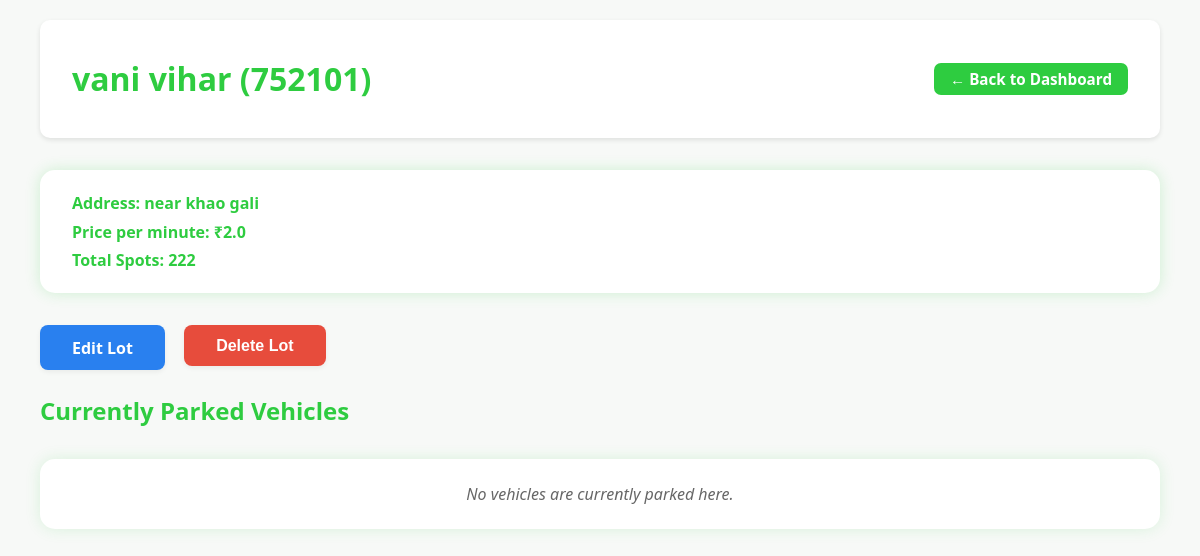
Before: /admin/lot/1 (signed in) with the older database file.
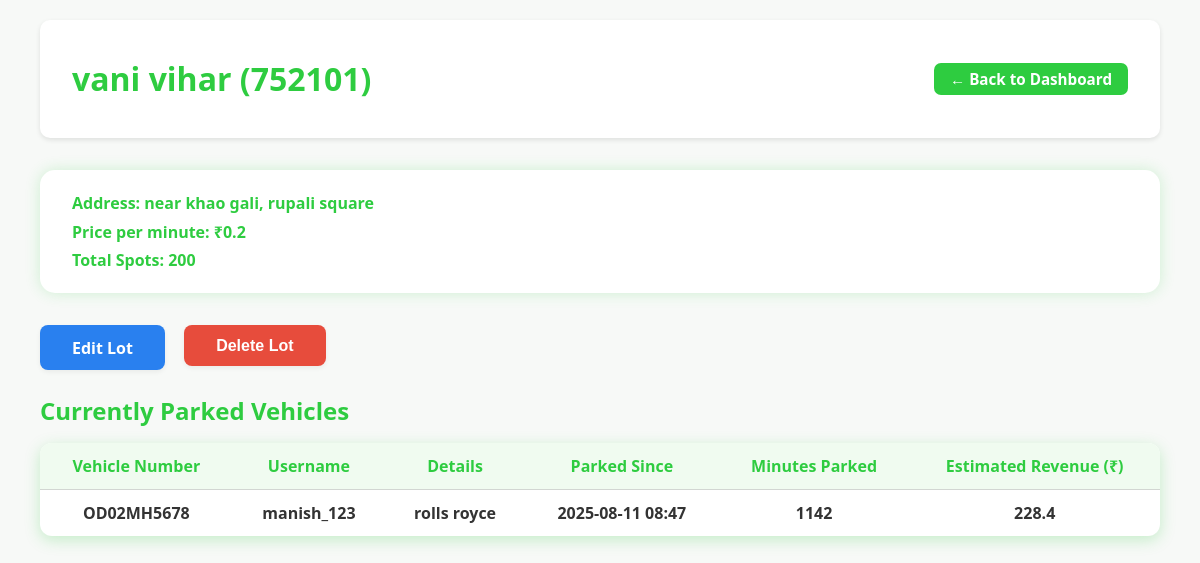
After: the same page with the newer database file.
### models.py (models this page shows, shortened)
class Lot(db.Model):
    __tablename__ = 'lots'
    lot_id = db.Column(db.Integer, primary_key=True)
    location_name = db.Column(db.String(100), nullable=False)
    price = db.Column(db.Float, nullable=False) # price per unit time
    address = db.Column(db.String(200), nullable=True)
    pin_code = db.Column(db.String(20), nullable=True)
    max_spots = db.Column(db.Integer, nullable=False)
    spots = db.relationship('Spot', backref='lot', cascade='all, delete-orphan')

class Vehicle(db.Model):
    __tablename__ = 'vehicles'
    v_id = db.Column(db.Integer, primary_key=True)
    v_number = db.Column(db.String(20), unique=True, nullable=False)
    details = db.Column(db.String(100))
    user_id = db.Column(db.Integer, db.ForeignKey('users.id'), nullable=False)

class User(db.Model):
    __tablename__ = 'users'
    id = db.Column(db.Integer, primary_key=True)
    full_name = db.Column(db.String(100), nullable=True)
    username = db.Column(db.String(80), unique=True, nullable=False)
    password = db.Column(db.String(200), nullable=False)
    role = db.Column(db.String(20), nullable=False)
    vehicles = db.relationship('Vehicle', backref='user', cascade='all, delete-orphan')
    reservations = db.relationship('Reservation', backref='user', cascade='all, delete-orphan')

class Reservation(db.Model):
    __tablename__ = 'reservations'
    r_id = db.Column(db.Integer, primary_key=True)
    spot_id = db.Column(db.Integer, db.ForeignKey('spots.spot_id'), nullable=False)
    lot_id = db.Column(db.Integer, db.ForeignKey('lots.lot_id'), nullable=False)
    user_id = db.Column(db.Integer, db.ForeignKey('users.id'), nullable=False)
    vehicle_id = db.Column(db.Integer, db.ForeignKey('vehicles.v_id'), nullable=False)
    parking_timestamp = db.Column(db.DateTime, default=datetime.utcnow)
    leaving_timestamp = db.Column(db.DateTime, nullable=True, default=None)
    amount = db.Column(db.Float, nullable=True)
    payment_status = db.Column(db.String(20), nullable=False, default='Parked')
    lot = db.relationship('Lot', backref='reservations')
    spot = db.relationship('Spot', backref='reservations')
    vehicle = db.relationship('Vehicle')

### admin.py (the view)
@admin_bp.route('/lot/<int:lot_id>')
def lot_list(lot_id):
    if session.get('role') != 'admin':
        flash('Access denied. Admins only.')
        return redirect(url_for('auth.login'))
    lot = Lot.query.get(lot_id)
    if not lot:
        abort(404)
    spots = Spot.query.filter_by(lot_id=lot_id).all()
    lot_vehicles = []
    for spot in spots:
        if spot.status == 'O':
            reservation = Reservation.query.filter_by(spot_id=spot.spot_id).first()
            username = reservation.user.username
            vehicle = reservation.vehicle.v_number
            details = reservation.vehicle.details
            parked_at = reservation.parking_timestamp
            time_parked = datetime.utcnow() - parked_at
            minutes_parked = max(int(time_parked.total_seconds() / 60), 0)
            revenue = round(minutes_parked * lot.price, 2)
            lot_vehicles.append({
                'vehicle_number': vehicle,
                'username': username,
                'details': details,
                'parked_at': parked_at,
                'minutes_parked': minutes_parked,
                'revenue': revenue
            })
    return render_template('lot_list.html', lot=lot, lot_vehicles=lot_vehicles)

### templates/lot_list.html (shortened to what this page needs)
<!DOCTYPE html>
<html lang="en">
<head>
    <link rel="stylesheet" href="{{ url_for('static', filename='css/lot_list.css') }}">
</head>
<body>
    <header class="header">
        <h1>{{ lot.location_name }} ({{ lot.pin_code or 'N/A' }})</h1>
        <a href="{{ url_for('admin_dashboard') }}" class="back-button">← Back to Dashboard</a>
    </header>
    <main>
        <section class="lot-summary">
            <p><strong>Address:</strong> {{ lot.address or 'N/A' }}</p>
            <p><strong>Price per minute:</strong> ₹{{ lot.price }}</p>
            <p><strong>Total Spots:</strong> {{ lot.max_spots }}</p>
        </section>
        <div class="lot-actions">
            <a href="{{ url_for('admin.edit_parking_lot', lot_id=lot.lot_id) }}" class="lot-button edit-button">Edit Lot</a>
            <form method="POST" action="{{ url_for('admin.delete_parking_lot', lot_id=lot.lot_id) }}" style="display:inline;">
                <button type="submit" class="lot-button delete-button" onclick="return confirm('Are you sure you want to delete this lot? All related spots must be empty.');">Delete Lot</button>
            </form>
        </div>
        <h2>Currently Parked Vehicles</h2>
        {% if lot_vehicles %}
        <table class="vehicles-table">
            <thead>
                <tr>
                    <th>Vehicle Number</th>
                    <th>Username</th>
                    <th>Details</th>
                    <th>Parked Since</th>
                    <th>Minutes Parked</th>
                    <th>Estimated Revenue (₹)</th>
                </tr>
            </thead>
            <tbody>
                {% for v in lot_vehicles %}
                <tr>
                    <td>{{ v.vehicle_number }}</td>
                    <td>{{ v.username }}</td>
                    <td>{{ v.details }}</td>
                    <td>{{ v.parked_at.strftime('%Y-%m-%d %H:%M') }}</td>
                    <td>{{ v.minutes_parked }}</td>
                    <td>{{ v.revenue }}</td>
                </tr>
                {% endfor %}
            </tbody>
        </table>
        {% else %}
            <p class="no-vehicles">No vehicles are currently parked here.</p>
        {% endif %}
    </main>
</body>
</html>

Changed rows visible on the page:
changed Lot "vani vihar": address "near khao gali" → "near khao gali, rupali square"; price "2.0" → "0.2"; max_spots "222" → "200"
now on this page (row edited): Vehicle: vehicle_number "OD02MH5678", details "rolls royce"
now on this page (row edited): User: username "manish_123"
now on this page (row edited): Reservation: parked_at "2025-08-11 08:47"
Other visible differences:
text no longer shown: "No vehicles are currently parked here."
text now shown: "Vehicle Number Username Details Parked Since Minutes Parked Estimated Revenue (₹)"
new list line: "1142 228.4"
